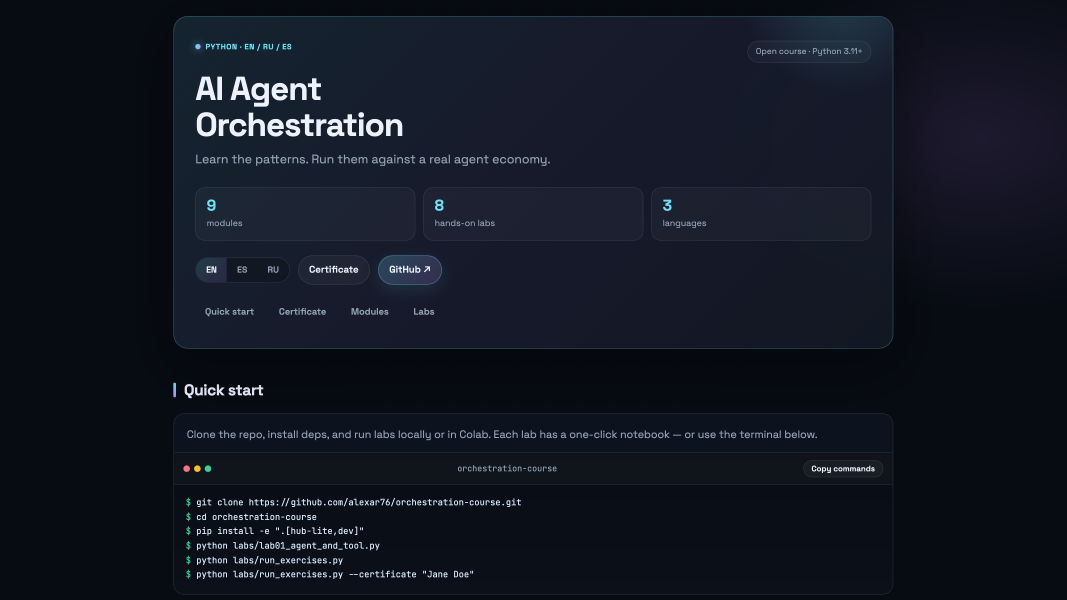
#> input picture assets/course-hero-16x9.png, 3200 x 1800 px (shown at 1/3 size)
$ python -i still_pipeline.py   (imports and definitions only)
#> lines starting #> are read from the running program, lines starting #| are printed output that depends on the picture
#> further down, picture is the input picture: PIL image 3200x1800 RGB; mean R, G, B 18.1, 22.8, 33.7
"""Thesis still cards / text tables — never crop 16:9 type into 9:16.

Port of PromoMaterials `_assets/still_pipeline.py`.

Left-aligned thesis cards (`still_card`, `20-thesis.jpg`, “Not docs. Rooms.”)
clip if you crop them to 9:16. Shorts showed “ooms.” / “ipped a page…”.
Row tables (“The sensor was lying.” + four claims) clip the same way: the
right-hand cells disappear under YouTube’s like/share column.

Rules:
  - still_card() writes 16:9 and a native 1080×1920 sibling (*-shorts.jpg).
  - Portrait type stays inside text_safe_rect() (Shorts chrome inset).
  - portrait_from_landscape() is for LIVE UI screenshots only.
  - resolve_visual_asset() refuses a 9:16 file that is a crop of a still card.
"""
from __future__ import annotations

import re
from pathlib import Path

from PIL import Image, ImageChops, ImageDraw, ImageFont, ImageStat

LANDSCAPE = (1920, 1080)
PORTRAIT = (1080, 1920)

_STILL_STEM = re.compile(
    r"(?:^|-)(thesis|even|heat|softstar|soft-star|signed|not-chat|gates|two-doors|"
    r"seventeen|twod|estimate|bom|card|lying|legend|thirty|classes)(?:-shorts)?$",
    re.I,
)

# YouTube Shorts chrome: top search, right like/share, bottom title + caption.
_SAFE_PORTRAIT = (72, 220, 200, 520)  # left, top, right, bottom
_SAFE_LANDSCAPE = (64, 56, 64, 80)

_FONT_CANDIDATES = (
    ("/usr/share/fonts/truetype/dejavu/DejaVuSans-Bold.ttf", True),
    ("/usr/share/fonts/truetype/dejavu/DejaVuSans.ttf", False),
    ("/usr/share/fonts/truetype/liberation/LiberationSans-Bold.ttf", True),
    ("/System/Library/Fonts/Supplemental/Arial Bold.ttf", True),
    ("/System/Library/Fonts/Supplemental/Arial.ttf", False),
    ("/Library/Fonts/Arial.ttf", False),
)


# [143 lines left out: functions font, text_safe_rect, _break_word, wrap_text, _void, render_still_card and 1 more, not called in this run]


def looks_like_still_card(im: Image.Image) -> bool:
    """Left accent bar + dark field = editorial type card, not a UI screenshot."""
    rgb = im.convert("RGB")
    w, h = rgb.size
#> w = 3200; h = 1800
    if w < 600 or h < 400:
        return False
    bar_w = 4
    bar = rgb.crop((0, h // 6, bar_w, 5 * h // 6))
    field = rgb.crop((48, h // 6, min(w // 3, 480), 5 * h // 6))
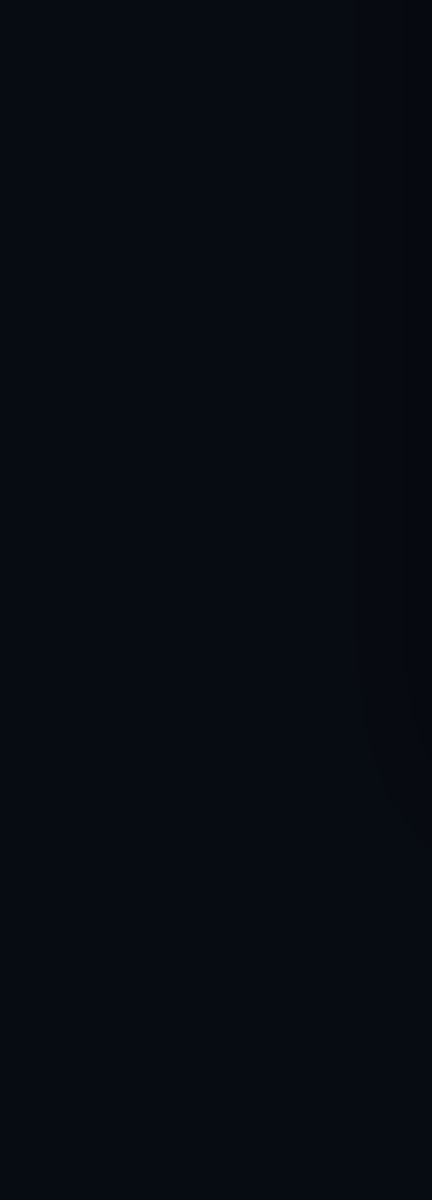
#> field: PIL image 432x1200 RGB; mean R, G, B 6.95, 10.91, 17.84
    bar_stat = ImageStat.Stat(bar)
    field_stat = ImageStat.Stat(field)
    bar_lum = sum(bar_stat.mean) / 3
#> bar_lum = 12
    field_lum = sum(field_stat.mean) / 3
#> field_lum = 11.9
    bar_var = sum(bar_stat.var) / 3
#> bar_var = 0
    return bar_var < 2500 and bar_lum > field_lum + 18 and field_lum < 80


# [72 lines left out: functions _mse, is_text_card_crop, portrait_from_landscape, not called in this run]

>>> from PIL import Image
>>> picture = Image.open('../../assets/course-hero-16x9.png')
>>> result = looks_like_still_card(picture)
#> result = False
